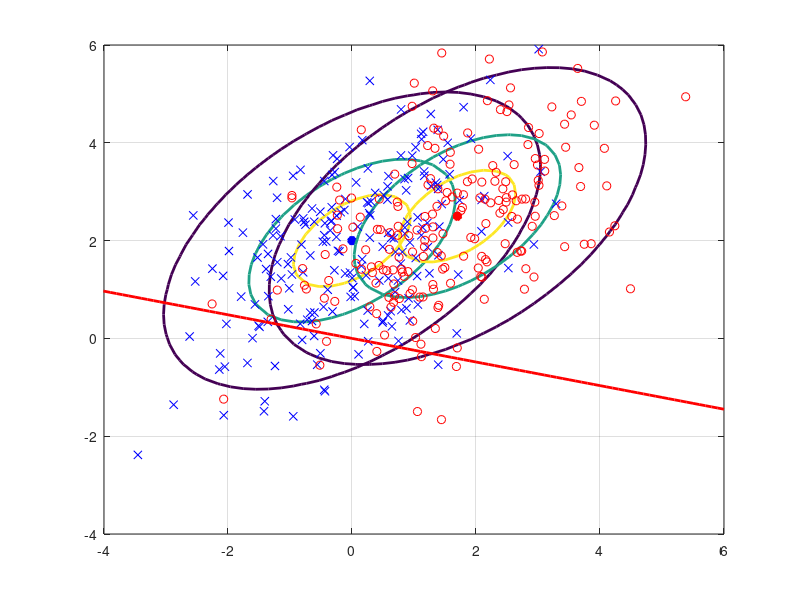
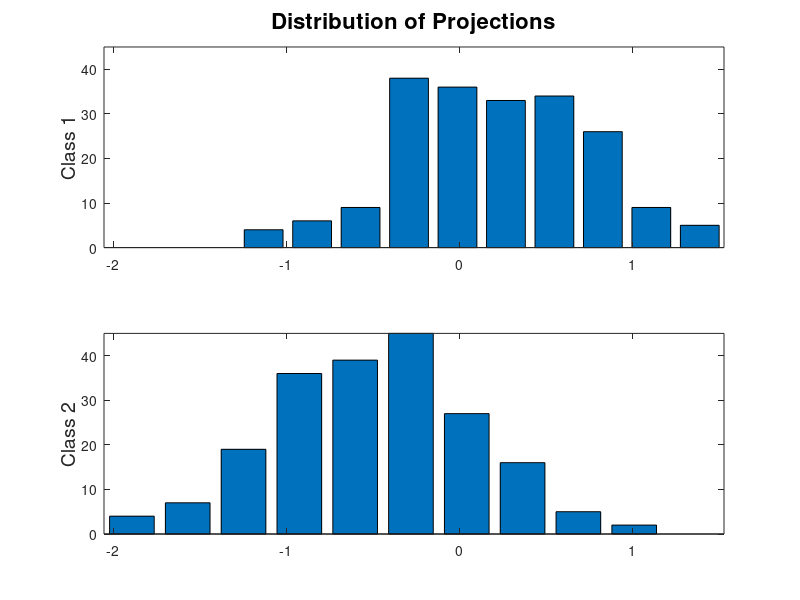

These charts were generated, in order, by the following MATLAB code: (Note: this script raises an error after producing the figures.)
numGrid = 50;
m1 = [0 2]';
m2 = [1.7 2.5]';
C1 = [2 1 ; 1 2];
C2 = C1;
xRange = linspace(-4, 6.0, numGrid);
yRange = linspace(-4, 6.0, numGrid);
P1 = zeros(numGrid, numGrid);
P2 = P1;
for i=1:numGrid
    for j=1:numGrid
        x = [yRange(j) xRange(i)]';
        P1(i,j) = mvnpdf(x',m1',C1);
        P2(i,j) = mvnpdf(x',m2',C2);
    end
end
Pmax = max(max([P1 P2]));
figure(1), clf,
contour(xRange, yRange, P1, [0.1*Pmax 0.5*Pmax 0.8*Pmax], 'LineWidth', 2);
hold on
plot(m1(1),m1(2), 'b*', 'LineWidth', 4);
hold on
contour(xRange, yRange, P2, [0.1*Pmax 0.5*Pmax 0.8*Pmax], 'LineWidth', 2);
hold on
plot(m2(1),m2(2), 'r*', 'LineWidth', 4);
hold on
N=200;
X1 = mvnrnd(m1,C1,N);
X2 = mvnrnd(m2,C2,N);
plot(X1(:,1),X1(:,2),'bx',X2(:,1),X2(:,2),'ro');
grid on

wF = inv(C1+C2)*(m1-m2);
xx = -6:0.1:6;
yy = xx*wF(2)/wF(1);
plot(xx,yy,'r', 'LineWidth',2);
hold on;
p1 = X1*wF;
p2 = X2*wF;

plo = min([p1; p2]);
phi = max([p1; p2]);
[nn1,xx1] = hist(p1);
[nn2,xx2] = hist(p2);
hhi = max([nn1 nn2]);
figure(2),
subplot(211),bar(xx1,nn1);
axis([plo phi 0 hhi]);
title('Distribution of Projections' , 'FontSize',16)
ylabel('Class 1','FontSize',14)
subplot(212),bar(xx2,nn2);
axis([plo phi 0 hhi])
ylabel('Class 2','FontSize',14)

thmin = min([xx1 xx2]);
thmax = max([xx1 xx2]);

rocResolution = 50;
ROC = zeros(rocResolution,2);
for jThreshold =1: rocResolution
    threshold = thRange(jThreshold);
    tPos = length(find(p1>threshold))*100 / N;
    fPos = length(find(p2>threshold))*100 / N;
    ROC(jThreshold,:) = [fPos tPos];
end
figure(3), clf,
plot(ROC(:,1), ROC(:,2),'b', 'LineWidth', 2);
axis([0 100 0 100]);
grid on, hold on
plot(0:100, 0:100, 'b-');
xlabel('False Positive', 'FontSize' , 16)
ylabel('Ture Positive', 'FontSize',16)
title(sprintf("Receiver Operating Characteristic Curve", 'FontSize',20));
z = trapz(ROC(:,1),ROC(:,2));
hold on
 z1=['ROC=',num2str(z)];
text(30,60,z1);

thRange = linspace(thmin, thmax, rocResolution);
acc1 = zeros(rocResolution,2);
for jThreshold =1: rocResolution
    threshold = thRange(jThreshold);
    tPos = length(find(p1>threshold))*100 / N;
    fNeg = length(find(p2<threshold))*100 / N;
 
    acc = (tPos+fNeg)*100/N;
    acc1(jThreshold,:) = [threshold acc];
end
figure(4), clf,
plot(acc1(:,1), acc1(:,2),'b', 'LineWidth', 2);
axis([-3 3 0 100]);
grid on, hold on
xlabel('Threshold' ,'FontSize', 16)
ylabel('Accuracy', 'FontSize',16)

title(sprintf("threshold-accuracy Curve", 'FontSize',20));

hold on
z=max(acc1(:,2));

 z1=['maixmum accurancy=',num2str(z)];
text(-1.2,30,z1);
